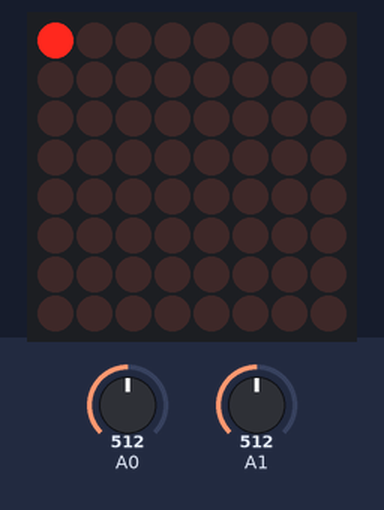
Bench run of a sketch on a simulated Arduino Uno, built with avr-gcc and run on an emulated ATmega328P. Parts: 8×8 LED matrix. Inputs (shaded band) come from the test bench; at power-on: A0 = 512, A1 = 512.

Above: at 1.2 s.
1.3 s: A0 set to 586
2.8 s: A0 set to 614
At 2.97 s:
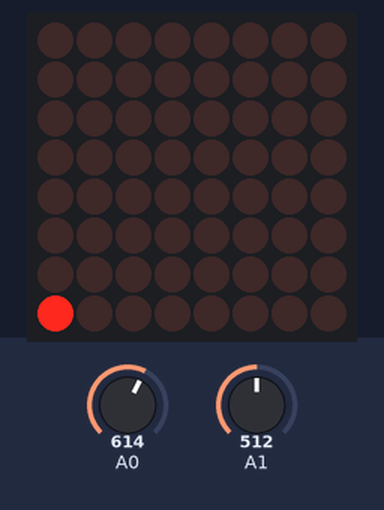
At 3.7 s:
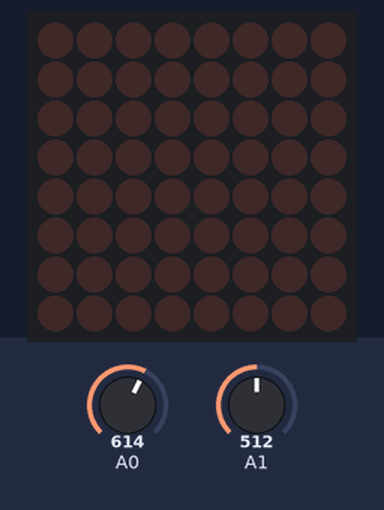
5.8 s: A1 set to 587
8.8 s: A1 set to 611
10.3 s: A0 set to 407
13.3 s: A0 set to 388
Timing chart, 0 to 16.3 s (numbered marks = the images above; inputs shaded):
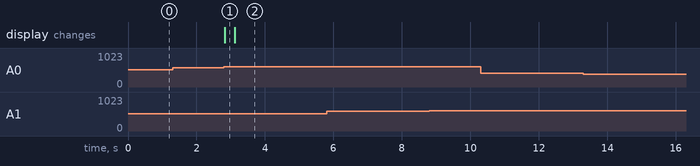

Measured:
- the behaviour switches between 600 and 601 on A0 (found by bisection; images 0 and 1)
- after the input at 1.3 s, every drawn part: stays the same
- after the input at 2.8 s, the display: changes at once (image 1)
- after the input at 5.8 s, every drawn part: stays the same
- after the input at 8.8 s, every drawn part: stays the same
- after the input at 10.3 s, every drawn part: stays the same
- after the input at 13.3 s, every drawn part: stays the same

The sketch:

ledMatrixDriverJoystick.ino
```cpp
#include "LedControl.h"
#include "joystickReader.h"
#include "util.h"

const int rowsNo = 8;
const int colsNo = 8;

LedControl lc(12, 11, 10, 1);  // DIN, CLK, LOAD, No DRIVER
joystickReader joystick(8, A0, A1);

int row = 0;
int col = 0;

void circularMove(int& row, int& col);
void move(int& row, int& col);

void setup() {
  // put your setup code here, to run once:
  lc.shutdown(0, false);  // turn off power saver, enable display
  lc.setIntensity(0, 2);  // sets brightness (0 ~ 15 possible values)
  lc.clearDisplay(0);  // clear screen
  joystick.begin();
}

void loop() {
  // put your main code here, to run repeatedly:
  circularMove(row, col);
  lc.setLed(0, row, col, true);
  delay(1);
  lc.setLed(0, row, col, false);
}

void circularMove(int& row, int& col) {
  util::pair<int, int> axis = joystick.readAxis();
  row = (row - axis.first + rowsNo) % rowsNo;
  col = (col + axis.second + colsNo) % colsNo;
}

void move(int& row, int& col) {
  util::pair<int, int> axis = joystick.readAxis();
  row = max(min(row - axis.first, rowsNo - 1), 0);
  col = max(min(col + axis.second, colsNo - 1), 0);
}
```

joystickReader.h
```cpp
#include "util.h"

const int thresholdLow = 400;
const int thresholdHigh = 600;

class joystickReader {
 private:
  const int pushbuttonPin_;
  const int xPin_;
  const int yPin_;
  int xValue_;
  int yValue_;
  int pushbuttonValue_;

 public:
  joystickReader(
    const int& pushbuttonPin = 0,
    const int& xPin = 0,
    const int& yPin = 0) :
      pushbuttonPin_(pushbuttonPin),
      xPin_(xPin),
      yPin_(yPin) {
        xValue_ = 0;
        yValue_ = 0;
        pushbuttonValue_ = LOW;
  }

  int x() { return xValue_; }
  int y() { return yValue_; }
  int button() { return pushbuttonValue_; }
  util::pair<int, int> axis() { return util::pair<int, int>({xValue_, yValue_}); }

  int readPushbutton() {
    int currentButton = !digitalRead(pushbuttonPin_);
    if (currentButton == HIGH && pushbuttonValue_ == LOW) {
      pushbuttonValue_ = currentButton;
      return HIGH;
    } else {
      pushbuttonValue_ = currentButton;
      return LOW;
    }
  }

  util::pair<int, int> readAxis() {
    int currentXValue = analogRead(xPin_);
    if (currentXValue < thresholdLow) {
      currentXValue = -1;
    } else if (currentXValue > thresholdHigh) {
      currentXValue = 1;
    } else {
      currentXValue = 0;
    }
    if (currentXValue != xValue_) {
      xValue_ = currentXValue;
    } else {
      currentXValue = 0;
    }

    int currentYValue = analogRead(yPin_);
    if (currentYValue < thresholdLow) {
      currentYValue = -1;
    } else if (currentYValue > thresholdHigh) {
      currentYValue = 1;
    } else {
      currentYValue = 0;
    }
    currentYValue = currentYValue;
    if (currentYValue != yValue_) {
      yValue_ = currentYValue;
    } else {
      currentYValue = 0;
    }

    return {currentXValue, currentYValue};
  }

  void begin() {
    pinMode(pushbuttonPin_, INPUT_PULLUP);
    pinMode(xPin_, INPUT);
    pinMode(yPin_, INPUT);
  }
};
```

util.h
```cpp
#pragma once

namespace util {

template<class type1, class type2>
struct pair {
  type1 first;
  type2 second;

  bool operator != (const pair<type1, type2>& other) {
    return (first != other.first || second != other.second);
  }
};

}  // namespace util
```
